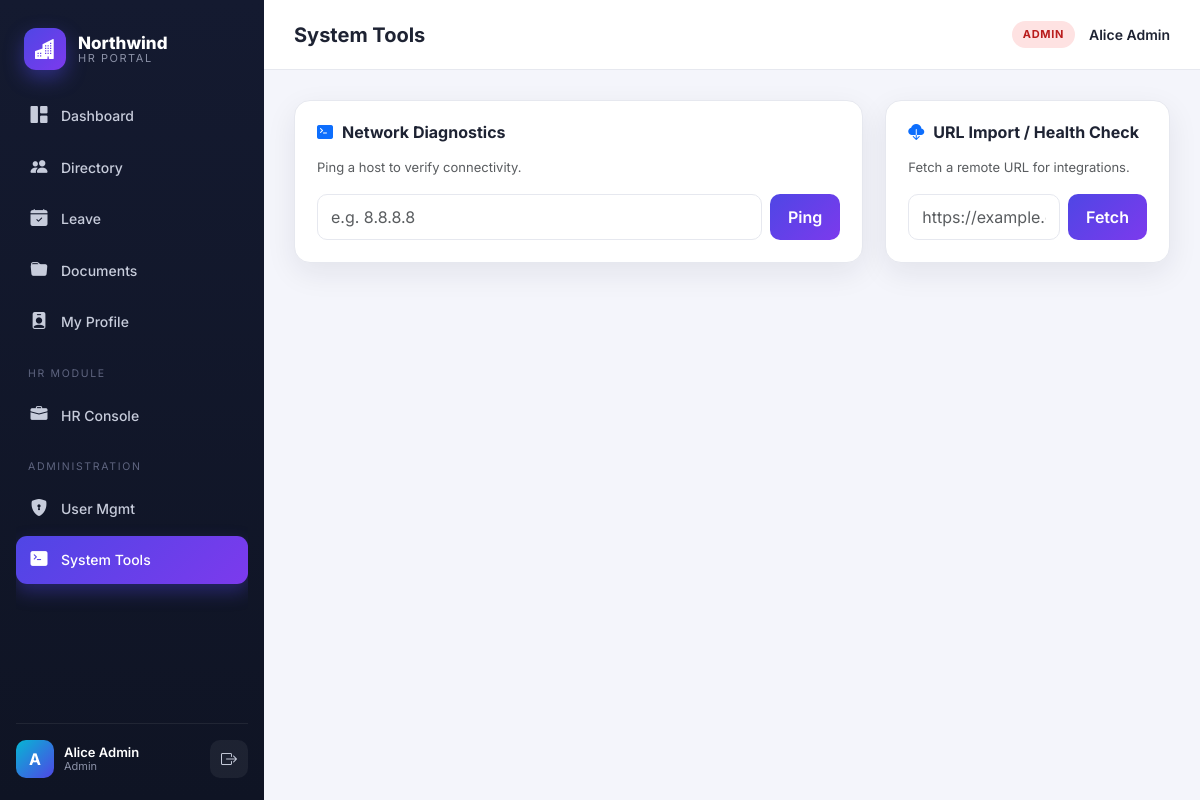
Screenshot of /admin/ping (signed in) with the database file from the repository.
### tables this page shows
CREATE TABLE users (
        id INTEGER PRIMARY KEY AUTOINCREMENT,
        username TEXT UNIQUE NOT NULL,
        password TEXT NOT NULL,          -- MD5 (weak)
        full_name TEXT,
        email TEXT,
        role TEXT NOT NULL,              -- admin | hr | employee
        department TEXT,
        title TEXT,
        salary INTEGER,
        phone TEXT,
        bio TEXT,                        -- stored XSS sink
        avatar TEXT,
        security_question TEXT,
        security_answer TEXT,            -- cleartext (weak recovery)
        active INTEGER DEFAULT 1
    );

### app.py (the view, shortened to what this page needs)
@app.route("/admin/ping", methods=["GET", "POST"])
@admin_required
def admin_ping():
    output = None
    return render_template("admin_tools.html", output=output, user=current_user(), mode="ping")

### app.py (called while the page is built)
def get_db():
    if "db" not in g:
        g.db = sqlite3.connect(DATABASE)
        g.db.row_factory = sqlite3.Row
    return g.db

def current_user():
    if "user_id" not in session:
        return None
    db = get_db()
    return db.execute("SELECT * FROM users WHERE id=?", (session["user_id"],)).fetchone()

def admin_required(fn):
    from functools import wraps
    @wraps(fn)
    def wrapper(*a, **k):
        if session.get("role") != "admin":
            abort(403)
        return fn(*a, **k)
    return wrapper

### templates/admin_tools.html (shortened to what this page needs)
{% extends "base.html" %}
{% set active='tools' %}
{% block heading %}System Tools{% endblock %}
{% block content %}
<div class="grid-2">
  <div class="panel">
    <h3><i class="bi bi-terminal-fill text-primary"></i> Network Diagnostics</h3>
    <p class="text-muted" style="font-size:13px">Ping a host to verify connectivity.</p>
    <form method="post" action="{{ url_for('admin_ping') }}" class="d-flex gap-2">
      <input class="form-control" name="host" placeholder="e.g. 8.8.8.8">
      <button class="btn-grad" type="submit">Ping</button>
    </form>
  </div>
  <div class="panel">
    <h3><i class="bi bi-cloud-download-fill text-primary"></i> URL Import / Health Check</h3>
    <p class="text-muted" style="font-size:13px">Fetch a remote URL for integrations.</p>
    <form method="post" action="{{ url_for('admin_fetch') }}" class="d-flex gap-2">
      <input class="form-control" name="url" placeholder="https://example.com/health">
      <button class="btn-grad" type="submit">Fetch</button>
    </form>
  </div>
</div>
{% endblock %}

### templates/base.html (shortened to what this page needs)
<!doctype html>
<html lang="en">
<head>
  <link href="https://cdn.jsdelivr.net/npm/bootstrap@5.3.3/dist/css/bootstrap.min.css" rel="stylesheet">
  <link href="https://cdn.jsdelivr.net/npm/bootstrap-icons@1.11.3/font/bootstrap-icons.css" rel="stylesheet">
  <link rel="stylesheet" href="{{ url_for('static', filename='css/style.css') }}">
</head>
<body>
{% if user %}
<div class="app-shell">
  <aside class="sidebar">
    <div class="brand">
      <div class="brand-mark"><i class="bi bi-buildings-fill"></i></div>
      <div class="brand-text">
        <span class="brand-name">Northwind</span>
        <span class="brand-sub">HR Portal</span>
      </div>
    </div>
    <nav class="nav-list">
      <a href="{{ url_for('dashboard') }}" class="nav-item {% if active=='dashboard' %}active{% endif %}"><i class="bi bi-grid-1x2-fill"></i><span>Dashboard</span></a>
      <a href="{{ url_for('employees') }}" class="nav-item {% if active=='employees' %}active{% endif %}"><i class="bi bi-people-fill"></i><span>Directory</span></a>
      <a href="{{ url_for('leave') }}" class="nav-item {% if active=='leave' %}active{% endif %}"><i class="bi bi-calendar-check-fill"></i><span>Leave</span></a>
      <a href="{{ url_for('documents') }}" class="nav-item {% if active=='documents' %}active{% endif %}"><i class="bi bi-folder-fill"></i><span>Documents</span></a>
      <a href="{{ url_for('profile') }}" class="nav-item {% if active=='profile' %}active{% endif %}"><i class="bi bi-person-badge-fill"></i><span>My Profile</span></a>
      {% if user['role'] in ['hr','admin'] %}
      <div class="nav-section">HR Module</div>
      <a href="{{ url_for('hr_home') }}" class="nav-item {% if active=='hr' %}active{% endif %}"><i class="bi bi-briefcase-fill"></i><span>HR Console</span></a>
      {% endif %}
      {% if user['role'] == 'admin' %}
      <div class="nav-section">Administration</div>
      <a href="{{ url_for('admin_home') }}" class="nav-item {% if active=='admin' %}active{% endif %}"><i class="bi bi-shield-lock-fill"></i><span>User Mgmt</span></a>
      <a href="{{ url_for('admin_ping') }}" class="nav-item {% if active=='tools' %}active{% endif %}"><i class="bi bi-terminal-fill"></i><span>System Tools</span></a>
      {% endif %}
    </nav>
    <div class="sidebar-foot">
      <div class="mini-user">
        <div class="mini-avatar">{{ user['full_name'][0] }}</div>
        <div class="mini-meta">
          <span class="mini-name">{{ user['full_name'] }}</span>
          <span class="mini-role">{{ user['role']|capitalize }}</span>
        </div>
      </div>
      <a href="{{ url_for('logout') }}" class="logout-btn"><i class="bi bi-box-arrow-right"></i></a>
    </div>
  </aside>
  <div class="main">
    <header class="topbar">
      <div class="topbar-title">{% block heading %}{% endblock %}</div>
      <div class="topbar-actions">
        <div class="badge-role role-{{ user['role'] }}">{{ user['role']|upper }}</div>
        <span class="topbar-name">{{ user['full_name'] }}</span>
      </div>
    </header>
    <div class="content">
      {% block content %}{% endblock %}
    </div>
  </div>
</div>
{% else %}
  {% block auth %}{% endblock %}
{% endif %}
</body>
</html>

### static/css/style.css (style rules this page uses)
:root { --bg:#0f1220; --bg-2:#151a2d; --panel:#ffffff; --ink:#1e2333; --muted:#6b7280; --line:#e6e8ef; --brand:#4f46e5; --brand-2:#7c3aed; --accent:#06b6d4; --good:#10b981; --warn:#f59e0b; --bad:#ef4444; --sidebar:#12172a; --sidebar-ink:#c7ccdb; --radius:16px; --shadow:0 10px 30px rgba(20,24,45,.08); }
* { box-sizing:border-box }
body { margin:0;font-family:'Inter',system-ui,sans-serif; background:#f4f5fb;color:var(--ink); }
a { text-decoration:none;color:inherit }
.app-shell { display:flex;min-height:100vh }
.sidebar { width:264px;flex-shrink:0;background:linear-gradient(180deg,#141a30,#0f1424); color:var(--sidebar-ink);display:flex;flex-direction:column;padding:22px 16px; position:sticky;top:0;height:100vh; }
.brand { display:flex;align-items:center;gap:12px;padding:6px 8px 22px }
.brand-mark { width:42px;height:42px;border-radius:12px;display:grid;place-items:center; background:linear-gradient(135deg,var(--brand),var(--brand-2)); color:#fff;font-size:20px;box-shadow:0 8px 20px rgba(79,70,229,.45); }
.brand-text { display:flex;flex-direction:column;line-height:1.1 }
.brand-name { font-weight:800;color:#fff;font-size:17px }
.brand-sub { font-size:11px;letter-spacing:.14em;text-transform:uppercase;color:#8b91a7 }
.nav-list { display:flex;flex-direction:column;gap:4px;flex:1;overflow-y:auto }
.nav-section { font-size:10.5px;letter-spacing:.16em;text-transform:uppercase;color:#5f6580;padding:16px 12px 6px }
.nav-item { display:flex;align-items:center;gap:12px;padding:11px 13px;border-radius:11px; color:var(--sidebar-ink);font-weight:500;font-size:14px;transition:.15s; }
.nav-item i { font-size:17px;width:20px;text-align:center }
.nav-item.active { background:linear-gradient(135deg,var(--brand),var(--brand-2));color:#fff; box-shadow:0 8px 18px rgba(79,70,229,.35); }
.sidebar-foot { display:flex;align-items:center;gap:10px;padding-top:16px;border-top:1px solid rgba(255,255,255,.07);margin-top:12px }
.mini-user { display:flex;align-items:center;gap:10px;flex:1 }
.mini-avatar { width:38px;height:38px;border-radius:10px;background:linear-gradient(135deg,var(--accent),var(--brand));display:grid;place-items:center;color:#fff;font-weight:700 }
.mini-meta { display:flex;flex-direction:column;line-height:1.2 }
.mini-name { color:#fff;font-size:13px;font-weight:600 }
.mini-role { font-size:11px;color:#8b91a7 }
.logout-btn { width:38px;height:38px;border-radius:10px;display:grid;place-items:center;background:rgba(255,255,255,.06);color:#c7ccdb }
.main { flex:1;display:flex;flex-direction:column;min-width:0 }
.topbar { height:70px;background:#fff;border-bottom:1px solid var(--line); display:flex;align-items:center;justify-content:space-between;padding:0 30px; position:sticky;top:0;z-index:10; }
.topbar-title { font-size:20px;font-weight:700 }
.topbar-actions { display:flex;align-items:center;gap:14px }
.topbar-name { font-weight:600;font-size:14px }
.badge-role { font-size:11px;font-weight:700;letter-spacing:.06em;padding:5px 11px;border-radius:999px }
.role-admin { background:#fee2e2;color:#b91c1c }
.content { padding:30px;flex:1 }
.grid-2 { display:grid;grid-template-columns:2fr 1fr;gap:22px }
.panel { background:#fff;border:1px solid var(--line);border-radius:var(--radius);box-shadow:var(--shadow);padding:22px }
.panel h3 { font-size:16px;font-weight:700;margin:0 0 16px;display:flex;align-items:center;gap:9px }
.btn-grad { background:linear-gradient(135deg,var(--brand),var(--brand-2));border:none;color:#fff;font-weight:600;padding:10px 18px;border-radius:10px;transition:.15s;cursor:pointer }
.form-control,.form-select { border-radius:10px;border:1px solid var(--line);padding:10px 13px }

### rows the page displays
users: full_name "A", full_name "Alice Admin", role "Admin", role "ADMIN"
